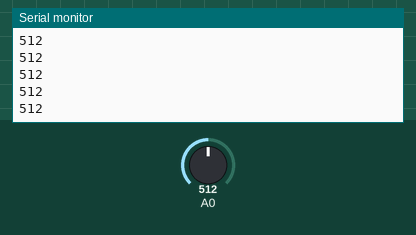
A sketch run on a simulated Arduino Uno, built with avr-gcc and run on an emulated ATmega328P. On the bench: the last lines printed to the serial monitor. The test bench sets the inputs (shaded band); at power-on: A0 = 512.

Above: at 1.2 s.
1.3 s: A0 set to 716
At 1.8 s:
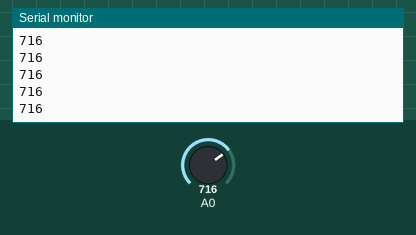
2.8 s: A0 set to 900
At 3.8 s:
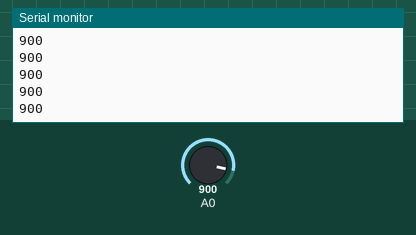
Timing chart, 0 to 5.8 s (numbered marks = the images above; inputs shaded):
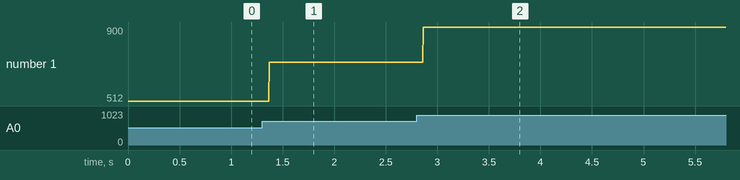

Measured:
- after the input at 1.3 s, the serial monitor: prints a new line after 0.07 s (image 1)
- after the input at 2.8 s, the serial monitor: prints a new line after 0.07 s (image 2)
- plotted number 1: 512 → 716 after the input at 1.3 s, 716 → 900 after the input at 2.8 s

The sketch:

ProssessingGraph.ino
```cpp
void setup() {
  // initialize the serial communication:
  Serial.begin(9600);
}

void loop() {
  // send the value of analog input 0:
  Serial.println(analogRead(A0));
  // wait a bit for the analog-to-digital converter
  // to stabilize after the last reading:
  delay(2);
}
```
